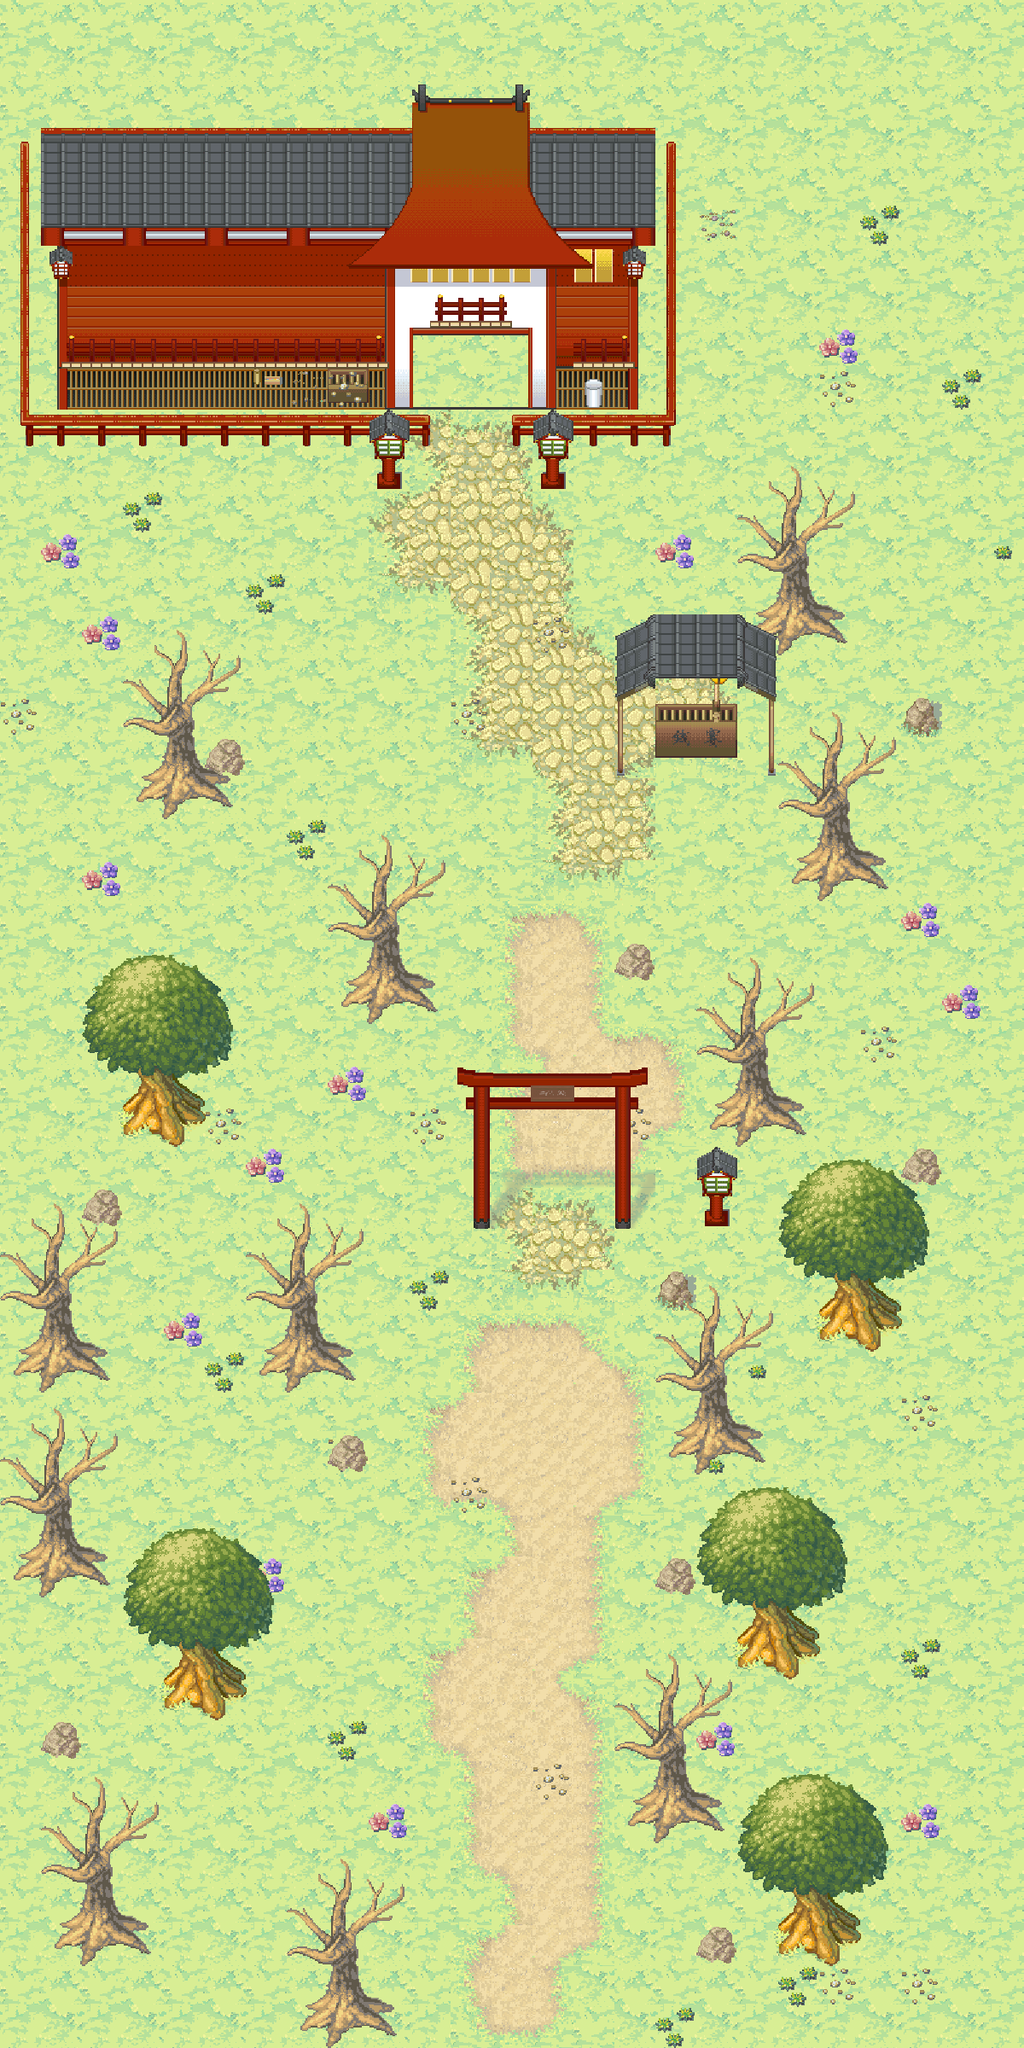

The image is a tile-based game level rendered from a .tmx file. Its description and source (layers, tilesets, objects; grid data summarised) follow:
An orthogonal 25x50 tile map with 48x48 px tiles, 6 tile layers (块层 1, 块层 2, t0, t1, ...), 7 tilesets and 12 objects (9x NPC, 3x LIGHT).

<map version="1.0" orientation="orthogonal" renderorder="right-down" width="25" height="50" tilewidth="48" tileheight="48" nextobjectid="22">
 <properties>
  <property name="name" value="神社" />
 </properties>
 <tileset firstgid="1" name="shadows" tilewidth="48" tileheight="48" tilecount="100">
  <image source="shadows.png" trans="000000" width="480" height="480" />
 </tileset>
 <tileset firstgid="101" name="Cliff_tileset_0" tilewidth="48" tileheight="48" tilecount="240">
  <image source="Cliff_tileset_0.png" trans="000000" width="755" height="777" />
 </tileset>
 <tileset firstgid="341" name="ground_tiles" tilewidth="48" tileheight="48" tilecount="441">
  <image source="ground_tiles.png" trans="000000" width="1008" height="1052" />
  <terraintypes>
   <terrain name="草地" tile="44" />
   <terrain name="沙子" tile="132" />
   <terrain name="石头" tile="274" />
  </terraintypes>
  <tile id="43" terrain="0,0,0,0" />
  <tile id="44" terrain="0,0,0,0" />
  <tile id="64" terrain="0,0,0,0" />
  <tile id="65" terrain="0,0,0,0" />
  <tile id="72" terrain="0,0,0,1" />
  <tile id="73" terrain="0,0,1,0" />
  <tile id="90" terrain="0,0,0,1" />
  <tile id="91" terrain="0,0,1,1" />
  <tile id="92" terrain="0,0,1,0" />
  <tile id="93" terrain="0,1,0,0" />
  <tile id="94" terrain="1,0,0,0" />
  <tile id="106" terrain="1,1,1,1" />
  <tile id="107" terrain="1,1,1,1" />
  <tile id="108" terrain="1,1,1,1" />
  <tile id="111" terrain="0,1,0,1" />
  <tile id="113" terrain="1,0,1,0" />
  <tile id="114" terrain="1,1,1,0" />
  <tile id="115" terrain="1,1,0,1" />
  <tile id="127" terrain="1,1,1,1" />
  <tile id="128" terrain="1,1,1,1" />
  <tile id="129" terrain="1,1,1,1" />
  <tile id="132" terrain="0,1,0,0" />
  <tile id="133" terrain="1,1,0,0" />
  <tile id="134" terrain="1,0,0,0" />
  <tile id="135" terrain="1,0,1,1" />
  <tile id="136" terrain="0,1,1,1" />
  <tile id="148" terrain="1,1,1,1" />
  <tile id="149" terrain="1,1,1,1" />
  <tile id="150" terrain="1,1,1,1" />
  <tile id="258" terrain="0,0,0,0" />
  <tile id="259" terrain="0,0,2,2" />
  <tile id="260" terrain="0,0,2,0" />
  <tile id="262" terrain="2,0,2,0" />
  <tile id="274" terrain="2,2,2,2" />
  <tile id="275" terrain="2,2,2,2" />
  <tile id="277" terrain="2,0,0,0" />
  <tile id="278" terrain="0,2,0,0" />
  <tile id="279" terrain="0,2,0,2" />
  <tile id="280" terrain="2,2,2,2" />
  <tile id="281" terrain="2,2,2,0" />
  <tile id="282" terrain="2,2,2,0" />
  <tile id="283" terrain="2,2,0,2" />
  <tile id="295" terrain="2,2,2,2" />
  <tile id="296" terrain="2,2,2,2" />
  <tile id="298" terrain="0,0,2,0" />
  <tile id="299" terrain="0,0,0,2" />
  <tile id="300" terrain="0,2,0,0" />
  <tile id="301" terrain="2,2,0,0" />
  <tile id="302" terrain="2,0,0,0" />
  <tile id="303" terrain="2,0,2,2" />
  <tile id="304" terrain="0,2,2,2" />
 </tileset>
 <tileset firstgid="782" name="object- layer_1" tilewidth="48" tileheight="48" tilecount="84">
  <image source="object- layer_1.png" trans="000000" width="716" height="329" />
 </tileset>
 <tileset firstgid="866" name="treesv6_0_0" tilewidth="48" tileheight="48" tilecount="126">
  <image source="treesv6_0_0.png" trans="000000" width="1008" height="288" />
  <tile id="21">
   <properties>
    <property name="DeleteTiles" value="yes" />
   </properties>
  </tile>
  <tile id="22">
   <properties>
    <property name="DeleteTiles" value="yes" />
   </properties>
  </tile>
  <tile id="23">
   <properties>
    <property name="DeleteTiles" value="yes" />
   </properties>
  </tile>
  <tile id="24">
   <properties>
    <property name="DeleteTiles" value="yes" />
   </properties>
  </tile>
  <tile id="42">
   <properties>
    <property name="DeleteTiles" value="yes" />
   </properties>
  </tile>
  <tile id="43">
   <properties>
    <property name="DeleteTiles" value="yes" />
   </properties>
  </tile>
  <tile id="44">
   <properties>
    <property name="DeleteTiles" value="yes" />
   </properties>
  </tile>
  <tile id="45">
   <properties>
    <property name="DeleteTiles" value="yes" />
   </properties>
  </tile>
  <tile id="63">
   <properties>
    <property name="DeleteTiles" value="yes" />
   </properties>
  </tile>
  <tile id="64">
   <properties>
    <property name="DeleteTiles" value="yes" />
   </properties>
  </tile>
  <tile id="65">
   <properties>
    <property name="DeleteTiles" value="yes" />
   </properties>
  </tile>
  <tile id="66">
   <properties>
    <property name="DeleteTiles" value="yes" />
   </properties>
  </tile>
  <tile id="84">
   <properties>
    <property name="DeleteTiles" value="yes" />
   </properties>
  </tile>
  <tile id="85">
   <properties>
    <property name="DeleteTiles" value="yes" />
   </properties>
  </tile>
  <tile id="86">
   <properties>
    <property name="DeleteTiles" value="yes" />
   </properties>
  </tile>
  <tile id="87">
   <properties>
    <property name="DeleteTiles" value="yes" />
   </properties>
  </tile>
  <tile id="105">
   <properties>
    <property name="DeleteTiles" value="yes" />
   </properties>
  </tile>
  <tile id="106">
   <properties>
    <property name="DeleteTiles" value="yes" />
   </properties>
  </tile>
  <tile id="107">
   <properties>
    <property name="DeleteTiles" value="yes" />
   </properties>
  </tile>
  <tile id="108">
   <properties>
    <property name="DeleteTiles" value="yes" />
   </properties>
  </tile>
 </tileset>
 <tileset firstgid="992" name="20090302_575844" tilewidth="48" tileheight="48" tilecount="288">
  <image source="20090302_575844.png" trans="000000" width="384" height="1740" />
 </tileset>
 <tileset firstgid="1280" name="glo" tilewidth="48" tileheight="48" tilecount="4">
  <image source="glo.png" width="96" height="96" />
 </tileset>
 <layer name="块层 1" width="25" height="50">
  <properties>
   <property name="name" value="神社" />
  </properties>
  <data>[1250 cells, 1250 non-empty, 48 distinct tile ids]</data>
 </layer>
 <layer name="块层 2" width="25" height="50">
  <data>[1250 cells, 94 non-empty, 9 distinct tile ids]</data>
 </layer>
 <layer name="t0" width="25" height="50">
  <data>[1250 cells, 96 non-empty, 20 distinct tile ids]</data>
 </layer>
 <layer name="t1" width="25" height="50">
  <data>[1250 cells, 152 non-empty, 44 distinct tile ids]</data>
 </layer>
 <objectgroup name="对象层 1">
  <object id="1" name="PUBLIC" type="LIGHT" gid="1280" x="816" y="1440" width="48" height="48">
   <properties>
    <property name="STRENGTH" value="200" />
   </properties>
  </object>
  <object id="2" name="PUBLIC" type="LIGHT" gid="1280" x="624" y="576" width="48" height="48">
   <properties>
    <property name="ID" value="51" />
    <property name="STRENGTH" value="300" />
   </properties>
  </object>
  <object id="4" name="PUBLIC" type="NPC" gid="1280" x="528" y="480" width="48" height="48">
   <properties>
    <property name="Z_SCRIPT" value="s0-5.js" />
   </properties>
  </object>
  <object id="9" name="PUBLIC" type="NPC" gid="1280" x="540" y="1440" width="48" height="48">
   <properties>
    <property name="Z_SCRIPT" value="s0-6.js" />
   </properties>
  </object>
  <object id="10" name="PUBLIC" type="NPC" gid="1280" x="720" y="1440" width="48" height="48">
   <properties>
    <property name="Z_SCRIPT" value="s0-6.js" />
   </properties>
  </object>
  <object id="11" name="PUBLIC" type="NPC" gid="1280" x="768" y="864" width="48" height="48">
   <properties>
    <property name="Z_SCRIPT" value="s0-7.js" />
   </properties>
  </object>
  </objectgroup>
 <layer name="t2" width="25" height="50">
  <data>[1250 cells, 324 non-empty, 64 distinct tile ids]</data>
 </layer>
 <layer name="块层 6" width="25" height="50">
  <data>[1250 cells, 42 non-empty, 38 distinct tile ids]</data>
 </layer>
</map>
<!-- 6 of 12 objects omitted -->
